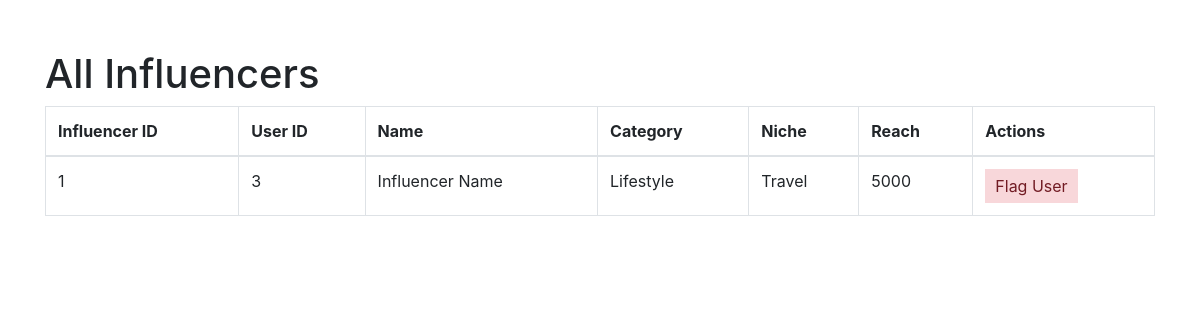
Before: /admin/allinfluencers (signed in) with the older database file.
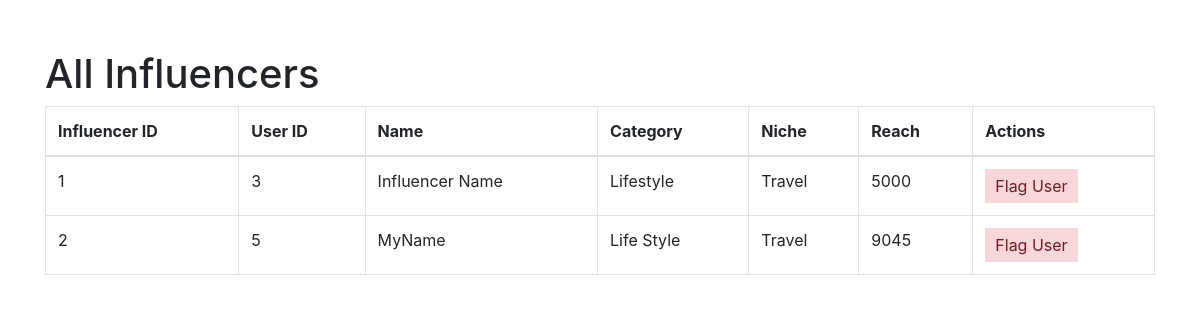
After: the same page with the newer database file.
### models.py (models this page shows, shortened)
class Influencer(db.Model):
    __tablename__ = "influencers"
    influencer_id = db.Column(db.Integer, primary_key=True, autoincrement=True)
    user_id = db.Column(db.Integer, db.ForeignKey("users.user_id"), nullable=False)
    name = db.Column(db.String(255))
    category = db.Column(db.String(255))
    niche = db.Column(db.String(255))
    reach = db.Column(db.Integer)
    ad_requests = db.relationship("AdRequest", backref="influencer", lazy=True)
    negotiations = db.relationship("Negotiation", backref="influencer", lazy=True)

### admin.py (the view)
@admin.route('/allinfluencers')
def all_influencers():
    if "user_name" in session and "role" in session:
        if session["role"] == "admin":
            influencers = Influencer.query.all()
            return render_template("admin_allinfluencers.html", influencers=influencers)
    flash("Please Login !","faliled")
    return redirect(url_for("home"))

### app.py (called while the page is built)
@app.before_request
def create_tables():
    init_db(app)

### models.py (called while the page is built, shortened)
def init_db(app):
    with app.app_context():
        db.create_all()

### templates/admin_allinfluencers.html (shortened to what this page needs)
<!DOCTYPE html>
<html lang="en">
<head>
    <link rel="stylesheet" href="https://stackpath.bootstrapcdn.com/bootstrap/4.3.1/css/bootstrap.min.css">
</head>
<body>
    <div class="container">
        <h1>All Influencers</h1>
        <table class="table table-bordered">
            <thead>
                <tr>
                    <th>Influencer ID</th>
                    <th>User ID</th>
                    <th>Name</th>
                    <th>Category</th>
                    <th>Niche</th>
                    <th>Reach</th>
                    <th>Actions</th>
                </tr>
            </thead>
            <tbody>
                {% for influencer in influencers %}
                <tr>
                    <td>{{ influencer.influencer_id }}</td>
                    <td>{{ influencer.user_id }}</td>
                    <td>{{ influencer.name }}</td>
                    <td>{{ influencer.category }}</td>
                    <td>{{ influencer.niche }}</td>
                    <td>{{ influencer.reach }}</td>
                    <td><button class="flag-button" onclick="flagUser('{{ influencer.user_id }}')">Flag User</button></td>
                </tr>
                {% endfor %}
            </tbody>
        </table>
    </div>
</body>
</html>

### templates/admin_allinfluencers.html (style rules this page uses)
.container { margin-top: 50px; }
.flag-button { background-color: #f8d7da; color: #721c24; border: none; padding: 5px 10px; cursor: pointer; }

Changed rows visible on the page:
added Influencer: influencer_id "2", user_id "5", name "MyName", category "Life Style", niche "Travel", reach "9045"
